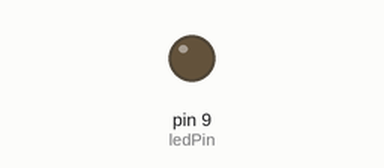
Simulated run of this sketch. Board: Arduino Uno, built with avr-gcc and run on an emulated ATmega328P. Parts: output pins drawn as LEDs (lit = HIGH).

Above: at 0.05 s.
At 5.2 s:
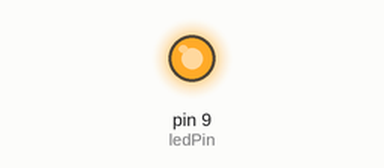
At 21.3 s:
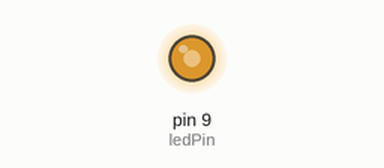
At 38.3 s:
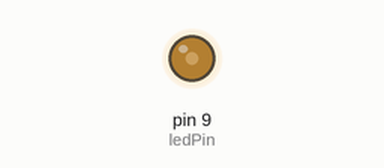
Timing chart, 0 to 40.0 s (numbered marks = the images above):
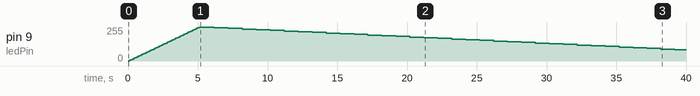

Measured:
- by itself, pin 9 (ledPin): rises from 0/255 to 255/255 in 5.0 s, then falls to 85/255 in 34.1 s

The sketch:

iot_1_7_1.ino
```cpp
int  ledPin = 9;

void  setup()  {

}
void  loop()  {
       for(int fadeValue = 0 ; fadeValue <= 255; fadeValue +=5) {
               analogWrite(ledPin, fadeValue);
               delay(100);
       }

       for(int fadeValue = 255 ; fadeValue >= 0; fadeValue -=5) {
               analogWrite(ledPin, fadeValue);
               delay(1000);
      }
}
```
